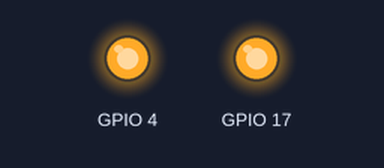
A program run on a simulated Raspberry Pi (BCM pin numbers). On the bench: output pins drawn as LEDs (lit = HIGH). At 0.0 s the program stops and its outputs stay as they are.

Above: at 0.1 s.
Timing chart, 0 to 1.5 s (numbered marks = the images above):
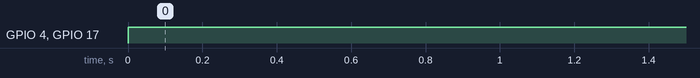

The program:

GPIO_Robot_on.py
```python
#!/usr/bin/env python3

import RPi.GPIO as GPIO

#mode = GPIO.getmode()

#print(mode)

GPIO.setmode(GPIO.BCM)
GPIO.setup(4, GPIO.OUT)
GPIO.setup(17, GPIO.OUT)

GPIO.output(4, 1)
GPIO.output(17, 1)
```

Measured:
- by itself, GPIO 4, GPIO 17: LOW → HIGH at 0.00 s
